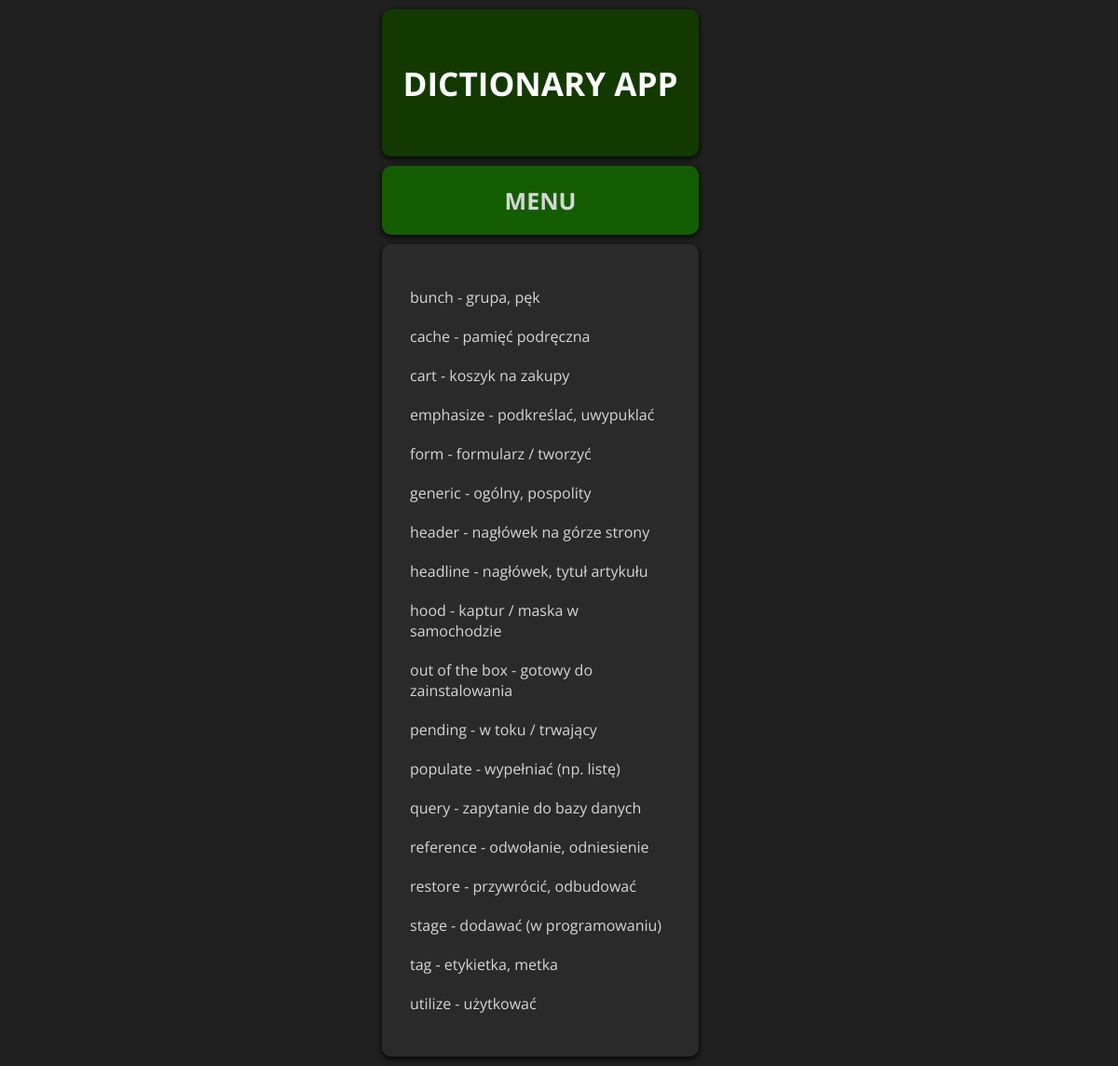
Page /entire-dictionary on the earlier database version.
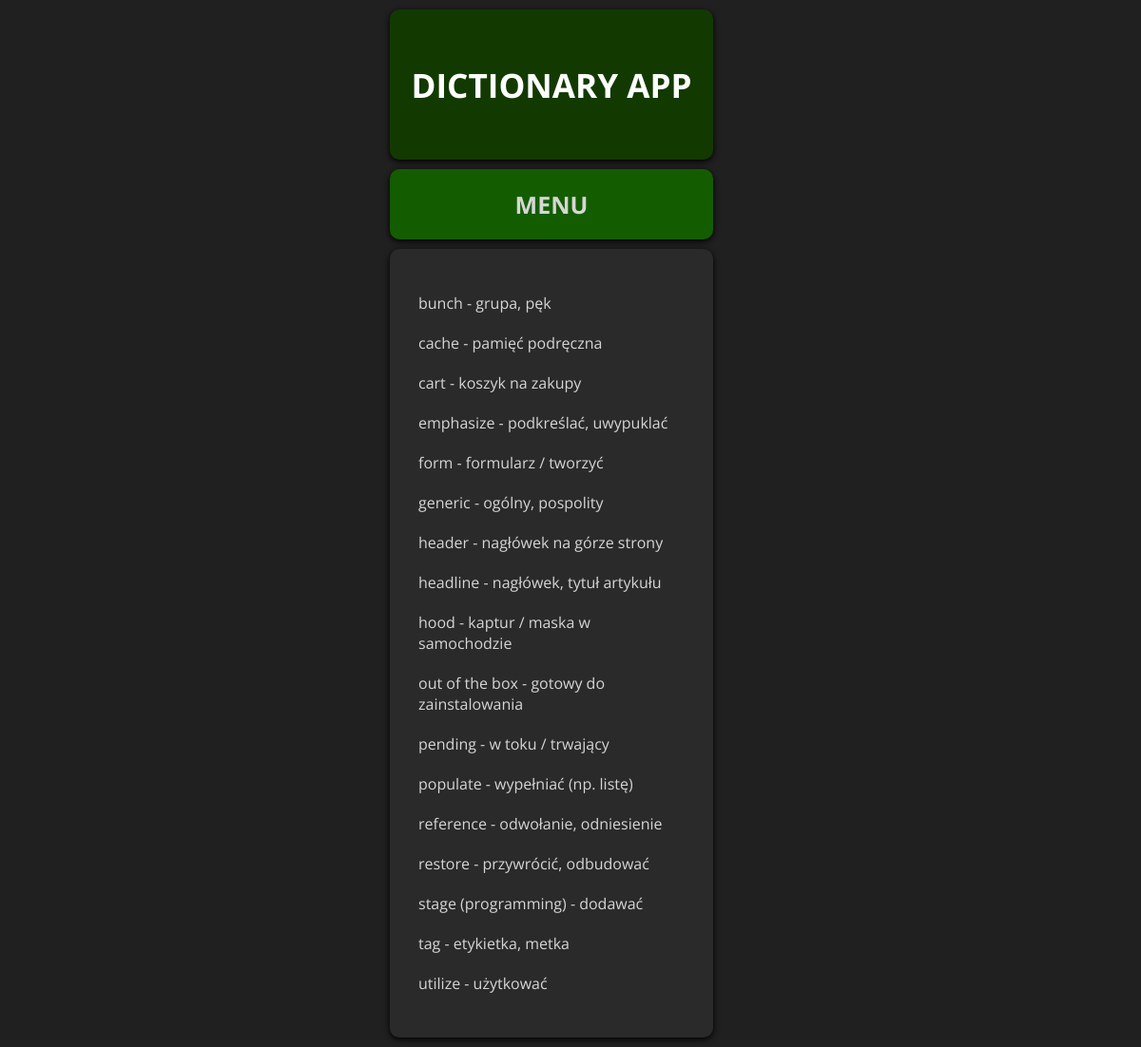
Same page on the later database version.
### dict_app/models.py (models this page shows, shortened)
class Word(models.Model):
    english_translation = models.CharField(max_length=80, unique=True)
    polish_translation = models.CharField(max_length=80)
    remaining_repetitions = models.IntegerField(default=8)
    english_pronunciation = models.CharField(max_length=80, blank=True, null=True)

### dict_app/views.py (the view)
# urls.py: path("entire-dictionary", views.EntireDictionaryView.as_view(),
class EntireDictionaryView(ListView):
    template_name = "dict_app/entire_dictionary.html"
    model = Word
    ordering = ["english_translation"]
    context_object_name = "words"

### dict_app/templates/dict_app/entire_dictionary.html (shortened to what this page needs)
{% extends "base.html" %}
{% load static %}
{% block css_files %}
    <link rel="stylesheet" href="{% static "dict_app/entire_dictionary.css" %}">
{% endblock %}
{% block content %}
    {% if words %}
        <ul>
            {% for word in words %}
                <a href="{% url "word-detail" word.id %}">
                    <li>{{ word.english_translation }} - {{ word.polish_translation }}</li>
                </a>
            {% endfor %}
        </ul>
    {% else %}
        <p>There are no words in the dictionary.</p>
    {% endif %}
{% endblock %}

### templates/base.html (shortened to what this page needs)
{% load static %}
<!DOCTYPE html>
<html lang="en">
<head>
    <link rel="stylesheet" href="{% static "base.css" %}">
    {% block css_files %}
    {% endblock %}
</head>
<body>
    <div class="app-container">
        <header id="header">
            <h3>DICTIONARY APP</h3>
        </header>
        <a href="{% url "starting-page" %}">
            <nav id="menu">
                MENU
            </nav>
        </a>
        <div id="content-container">
            {% block content %}
            {% endblock %}
        </div>
    </div>
</body>
</html>

### static/base.css (style rules this page uses)
body { font-family: 'Open Sans', 'Lato', sans-serif; margin: 0; padding: 0; min-height: 100vh; background-color: #202020; justify-content: center; align-items: center; display: flex; color: #d6d6d6; }
#content-container { background-color: #2a2a2a; border-radius: 10px; box-shadow: 0 2px 6px #000000; padding: 20px; width: 300px; margin: 10px; justify-content: right; }
.app-container { width: 400px; }
#header { background-color: #123a00; border-radius: 10px; box-shadow: 0 2px 6px #000000; padding: 20px; width: 300px; margin: 10px; justify-content: right; text-align: center; font-size: 30px; font-weight: bold; color: #ffffff; }
#menu { background-color: #135d00; border-radius: 10px; box-shadow: 0 2px 6px #000000; padding: 20px; width: 300px; margin: 10px; justify-content: right; text-align: center; font-size: 25px; font-weight: bold; }
a { text-decoration: none; color: #d6d6d6 }

### dict_app/static/dict_app/entire_dictionary.css (style rules this page uses)
ul { list-style: none; padding: 0; }
li { margin: 0; padding: 10px; color: #d6d6d6; }

Differences in the rows shown:
removed Word: english_translation "query", polish_translation "zapytanie do bazy danych"
removed Word: english_translation "stage", polish_translation "dodawać (w programowaniu)"
added Word: english_translation "stage (programming)", polish_translation "dodawać"
